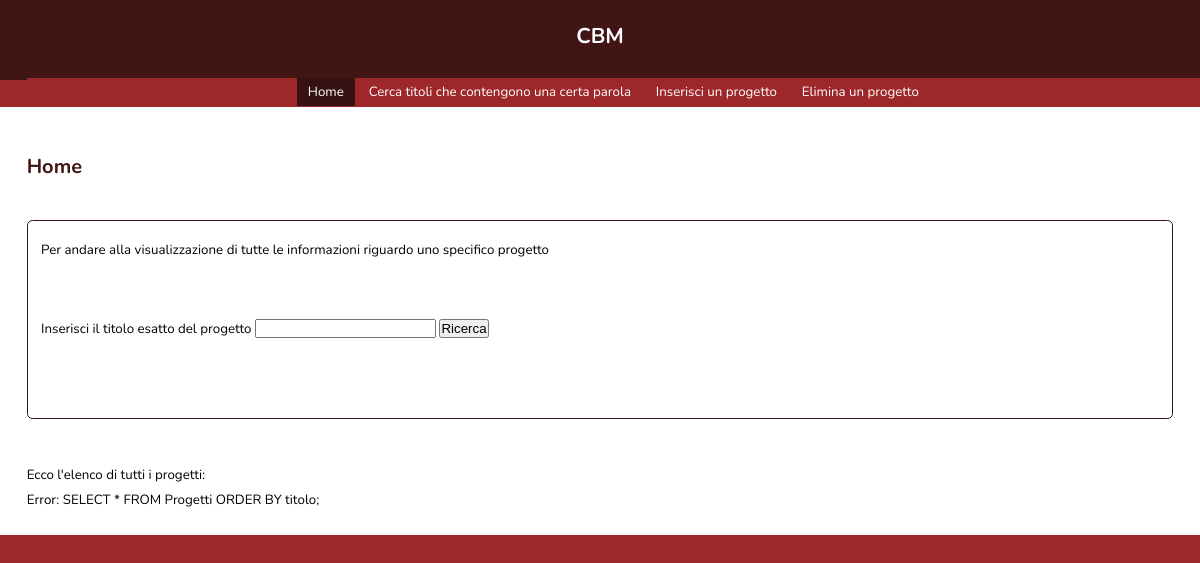
The app's page /php/home.php, older data.
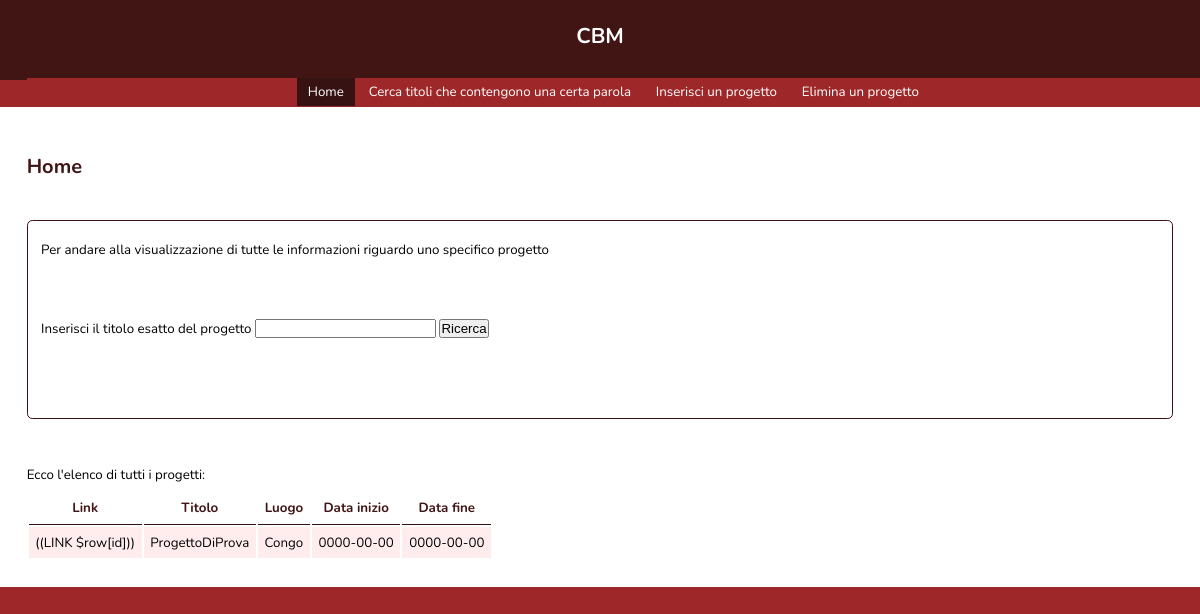
The same page, newer data.
### tables this page shows
CREATE TABLE `Progetti` (
  `id_progetto` int(11) NOT NULL,
  `titolo` varchar(64) DEFAULT NULL,
  `codice_vecchio` int(11) DEFAULT NULL,
  `data_inizio` date DEFAULT NULL,
  `data_fine` date DEFAULT NULL,
  `descrizione_testuale` varchar(255) DEFAULT NULL,
  `emergenza_si_no` tinyint(1) DEFAULT NULL,
  `tipologia_geografica` enum('internazionale','nazionale','regionale','locale') DEFAULT NULL,
  `luogo_geografico` varchar(64) DEFAULT NULL
);

### php/home.php (the view)
<?php
require_once 'db_conn.php';
echo '
	<html xmlns="http://www.w3.org/1999/xhtml"  xml:lang="it" lang="it">
		<head>
			<meta http-equiv="Content-Type" content="text/html; charset=utf-8"/>
			<meta name="author" content="Hossain Safdari, Giulia Petenazzi" />
			<link rel="stylesheet" type="text/css" href="../stylesheet.css" media="screen" />
		</head>
		<body>
			<div id="header">
				<h1>CBM</h1>
				<ul>
					<li id="current_page"><a href="home.php">Home</a></li>
					<li><a href="ricerca_progetto.php">Cerca titoli che contengono una certa parola</a></li>
					<li><a href="inserisci_progetto.php">Inserisci un progetto</a></li>
					<li><a href="elimina_progetto.php">Elimina un progetto</a></li>
				</ul>
			</div>
			<div id="content">
				<h2>Home</h2>
				<div class ="contenitore_generico">
					<p>Per andare alla visualizzazione di tutte le informazioni riguardo uno specifico progetto</p>
					<form action="info_un_progetto.php" method="post">
						<label> Inserisci il titolo esatto del progetto</label>
						<input type="text" name="titolo_inserito">
						<input type="submit" value="Ricerca">
					</form>
				</div>
				<p>Ecco l\'elenco di tutti i progetti:</p>
				';
	$sql = 'SELECT * FROM Progetti ORDER BY titolo;';
	$result = mysqli_query($conn, $sql);
	if (mysqli_num_rows($result) > 0) 	{
		echo'<table>';
		echo'<tr>
						<th>Link</th>
						<th>Titolo</th>
						<th>Luogo</th>
						<th>Data inizio</th>
						<th>Data fine</th>
			</tr>';
		while($row = mysqli_fetch_assoc($result)) {
			echo'<tr>
						<td> ((LINK $row[id])) </td>
						<td>'.$row[titolo].'</td>
						<td>'.$row[luogo_geografico].'</td>
						<td>'.$row[data_inizio].'</td>
						<td>'.$row[data_fine].'</td>
				</tr>';
		}
		echo'</table>';
	} else {
		echo "Error: " . $sql . "<br>" . mysqli_error($conn);
	}
	echo ' </div>
		</body>
	</html>';
?>

### stylesheet.css (style rules this page uses)
* { padding: 0em; margin: 0em; }
body { color:white; background-color: #9e2829; font-family: 'Nunito', sans-serif; font-size: 10pt; padding-top:8em; }
a { color:green; text-decoration: none; }
#header { width: 100%; height: 6em; position: fixed; top: 0; left: 0; background: #421515; text-align: center; }
#header h1 { margin:1em; font-size: 16pt; color:white; }
#header ul { background-color: #9e2829; min-width: 4.5em; list-style-type: none; }
#header li { display: inline-block; padding:0.3em 0.8em; }
#header li a { color: white; display: block; margin-top: 1px; margin-bottom: 1px; text-decoration: none; }
#header li#current_page { background-color: #371212; }
p { padding: 0.5em 0em; }
#content { background-color: white; padding:2em; min-height:20em; }
h2 { margin-top:1em; margin-bottom:1em; color:#421515; }
#content { color:black; }
table { color:black; font-size:10pt; min-width: 25em; max-width: border-collapse: collapse; }
td { max-width:25em; padding: 0.5em; }
th { padding:0.5em; color:#421515; border-bottom: 1px solid #371212; }
tr:nth-child(even) { background-color: #ffedee; }
form { padding-top: 1em; padding-bottom: 2em; }
.contenitore_generico { border: 1px solid #371212; margin-top:3em; margin-bottom:3em; padding:1em; border-radius:4pt; }
input[type=submit] { margin-top:3em; margin-bottom:3em; }
ul { margin-left: 2em; margin-top: 2em; margin-bottom: 2em; }

Row changes from the older to the newer data that the page shows:
added progetti: titolo "ProgettoDiProva", luogo_geografico "Congo", data_inizio "0000-00-00", data_fine "0000-00-00"
Text that changed along with them:
$sql: "SELECT * FROM Progetti ORDER BY titolo;" → (not shown)
text no longer shown: "Error:"
text now shown: "Link Titolo Luogo Data inizio Data fine"
